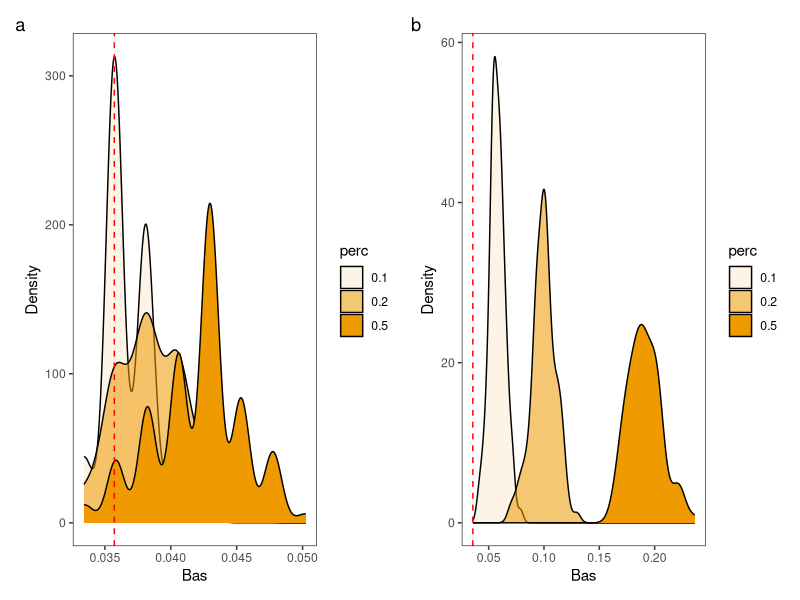
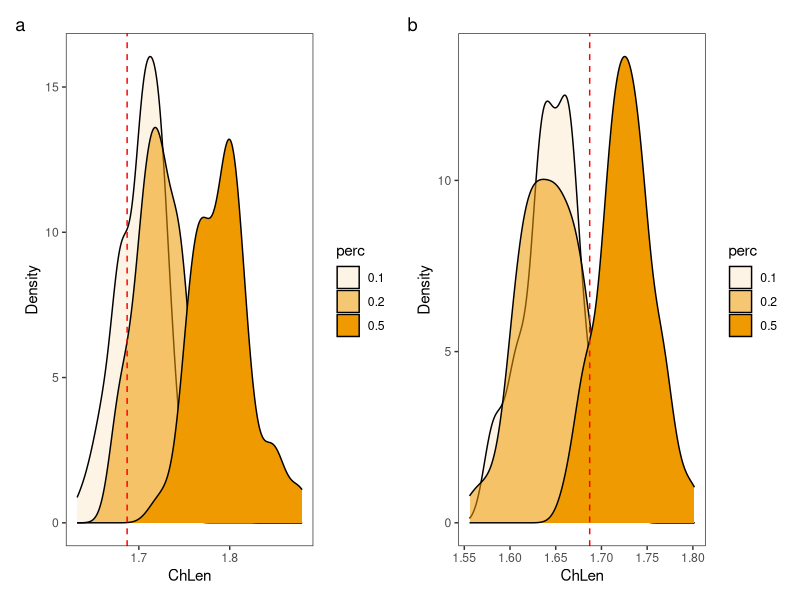
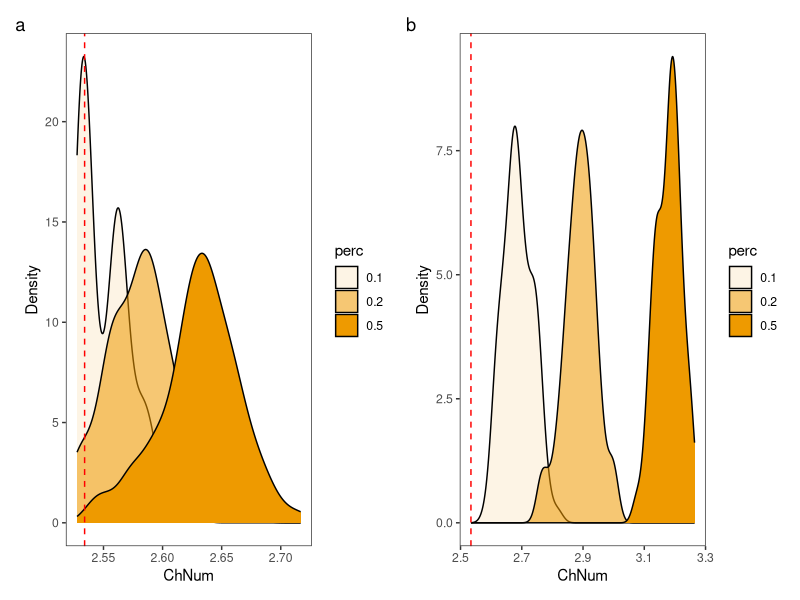
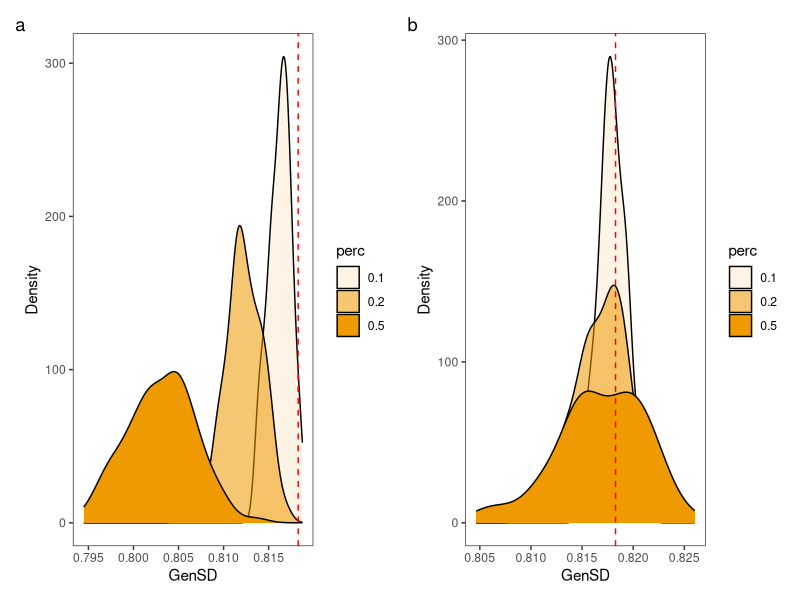
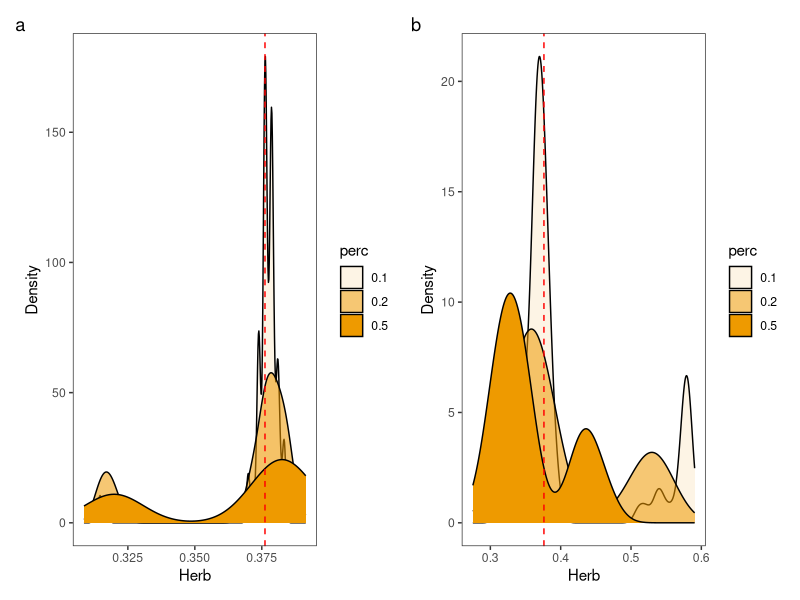
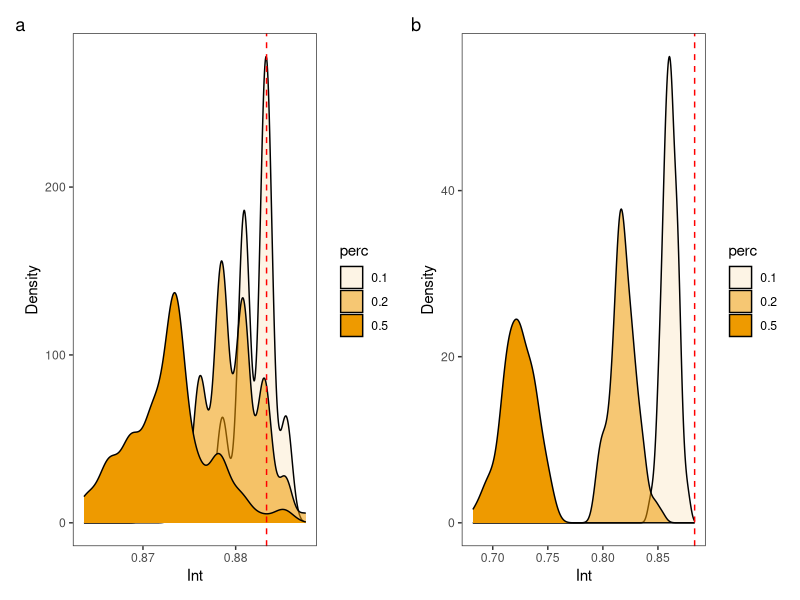
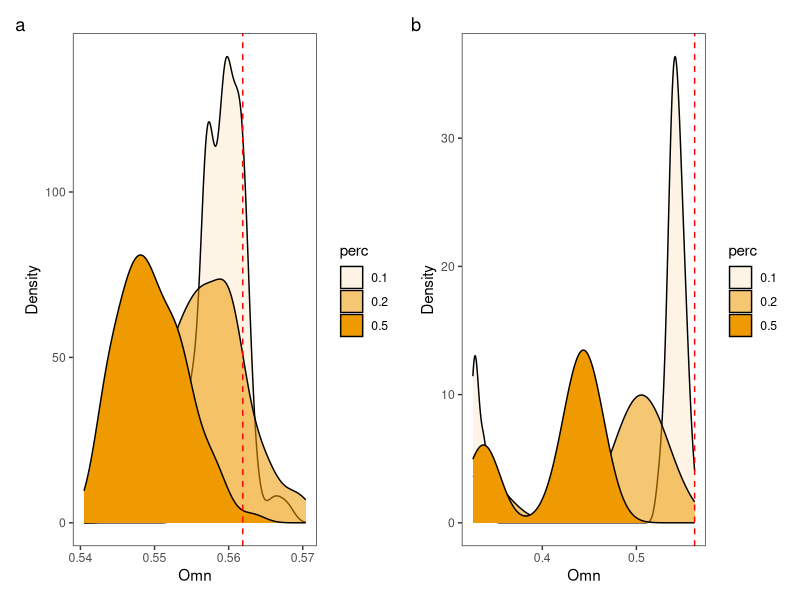
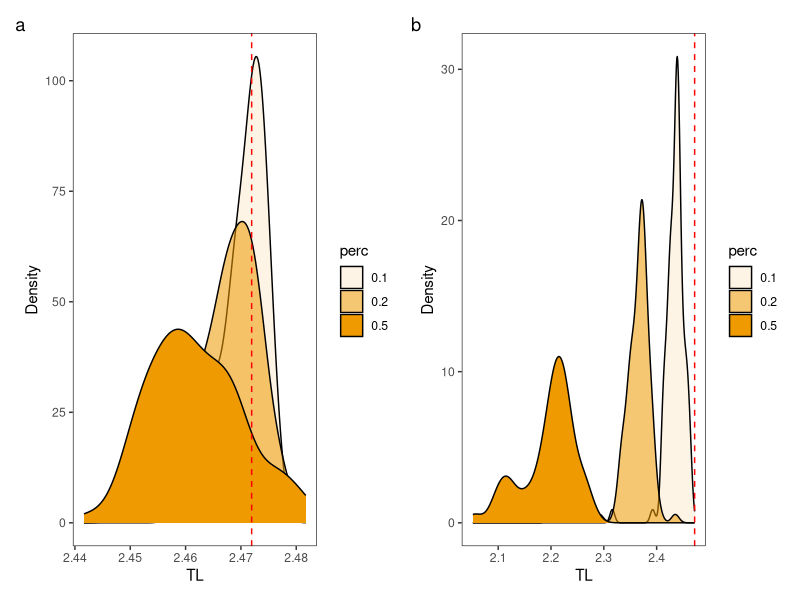

The R script that drew these images, in order: (Note: this script raises an error after producing the figures.)
################################################
# Paleo Food Webs Project: figures for         #
# uncertainty analysis                         #
# Dec 2023                                     #
# Code by E.M. Beasley                         #
# In collab. with F. Banville, C. Soucy, G.    #
# Ramirez Guerro, & C. Cameron                 #
################################################

# Load packages ---------------------------
library(tidyverse)
library(patchwork)
library(grid)

# Load data -----------------------------
# Change working directory as needed
setwd("c:/users/beasl/documents/paleo-foodwebs/code/permutation_analysis")

# Read in data as needed
uncertain.data <- read.csv("uncertain.csv")
random.data <- read.csv("random.csv")
real.data <- read.csv("real.csv")
unc.roles.raw <- read.csv("uncertain_fez_roles.csv")
rand.roles.raw <- read.csv("random_fez_roles.csv")

# Function to manipulate data frames ----------------
# Write it:
assemblage <- c("Fezouata", "Burgess", "Chengjiang")
perc <- c("0.1", "0.2", "0.5")

cleanup <- function(frame, assemblages, percentages){
  frame$rep <- rep(1:100, 9)
  
  frame$assemblage <- rep(assemblage, each = 300)
  frame$perc <- rep(perc, each = 100, length_out = 900)
  
  frame <- pivot_longer(frame, cols = -c("rep", "assemblage", "perc"),
                        names_to = "Metric")
  
  return(frame)
}

# Run it:
uncertain <- cleanup(frame = uncertain.data, assemblages=assemblage,
                     percentages = perc) %>%
  # Include this line for Fezouata only:
  filter(assemblage == "Fezouata")

random <- cleanup(frame = random.data, assemblages = assemblage,
                  percentages = perc) %>%
  filter(assemblage == "Fezouata")

# Replicate Dunne figs -----------------------
uncertain.means <- uncertain %>%
  group_by(assemblage, perc, Metric) %>%
  summarise(avg = mean(value)) %>%
  mutate(type = "uncertain") %>%
  mutate(perc = as.numeric(perc))

random.means <- random %>%
  group_by(assemblage, perc, Metric) %>%
  summarise(avg = mean(value)) %>%
  mutate(type = "random") %>%
  mutate(perc = as.numeric(perc))

means <- rbind(uncertain.means, random.means) %>%
  filter(!Metric %in% c("Can", "Loop"))

plotlist <- list()
for(i in 1:length(unique(means$Metric))){
  means.sub <- filter(means, Metric == unique(means$Metric)[i])
  
  plotlist[[i]] <- ggplot(data = means.sub, aes(x = perc, y = avg, 
                                                fill = type,
                          #shape = assemblage, 
                          color = type))+
    geom_point(size = 3, color = "black")+
    geom_point(aes(color = type),size = 2)+
    geom_line(color = "black")+
    # scale_shape_manual(values = 21:23, name = "Assemblage")+
    scale_fill_manual(values = c("black", "white"), name = "Type")+
    scale_color_manual(values = c("black", "white"), name = "Type")+
    labs(x = "Proportion Linkages Removed", 
         y = unique(means$Metric)[i])+
    theme_bw()+
    theme(panel.grid = element_blank(), axis.title.x = element_blank())
}

dunne.plt <- wrap_plots(plotlist[1:17])+
  plot_layout(ncol = 5, guides = "collect")

# ggsave(filename = "dunne_repro.png", plot = dunne.plt,
#        width = 10, height = 8, units = "in", dpi = 600)

# Clean full network result ----------------
real.data$site = c("Fezouata", "Burgess", "Chengjiang")

real_data <- real.data %>%
  pivot_longer(cols = -c("site"), names_to = "metric") %>%
  filter(!metric %in% c("Can", "Loop")) %>%
  filter(site=="Fezouata")

# Make figures --------------------------
figs <- function(frames, metric, site){
  framelist <- list()
  
  for(i in 1:length(frames)){
    for(j in 1:length(metric)){
      for(k in 1:length(site)){
        smol.frame <- dplyr::filter(frames[[i]], Metric == metric[j] &
                                 assemblage == site[k])
        smol.frame$name <- paste(names(frames)[i], site[k],
                                     metric[j], sep = "_")
        smol.frame$fill_color <- 
          case_when(site[k] == "Fezouata" ~ "orange2"#,
                    # site[k] == "Burgess" ~ "steelblue1",
                    # TRUE ~ "Palevioletred"
                    )
        framelist <- append(framelist, list(smol.frame))
      }
    }
  }
  
  plotlist <- list()
  
  for(i in 1:length(framelist)){
    tr <- real_data$value[which(real_data$site == 
                            unique(framelist[[i]]$assemblage) &
                          real_data$metric ==
                            unique(framelist[[i]]$Metric))]
    
    plotlist[[i]] <- ggplot(data = framelist[[i]], 
                            aes(x = value, alpha = perc))+
      geom_density(color = "black", 
                   fill = unique(framelist[[i]]$fill_color))+
      geom_vline(xintercept = tr, color = "red", linetype = "dashed")+
      labs(x = unique(framelist[[i]]$Metric), y = "Density")+
      theme_bw()+
      theme(panel.grid = element_blank())
  }
  
  return(plotlist)
}

Top.figs <- figs(frames = list(uncertain = uncertain, random = random), 
                 metric = "Top", site = unique(uncertain$assemblage))

Bas.figs <- figs(frames = list(uncertain = uncertain, random = random), 
                 metric = "Bas", site = unique(uncertain$assemblage))

Int.figs <- figs(frames = list(uncertain = uncertain, random = random), 
                 metric = "Int", site = unique(uncertain$assemblage))

Herb.figs <- figs(frames = list(uncertain = uncertain, random = random),
                  metric = "Herb", site = unique(uncertain$assemblage))

Omn.figs <- figs(frames = list(uncertain = uncertain, random = random), 
                 metric = "Omn", site = unique(uncertain$assemblage))

ChLen.figs <- figs(frames = list(uncertain = uncertain, 
                                 random = random), 
                   metric = "ChLen", 
                   site = unique(uncertain$assemblage))

ChSD.figs <- figs(frames = list(uncertain = uncertain, random = random),
                  metric = "ChSD", site = unique(uncertain$assemblage))

ChNum.figs <- figs(frames = list(uncertain = uncertain, 
                                 random = random),
                  metric = "ChNum", site = unique(uncertain$assemblage))

TL.figs <- figs(frames = list(uncertain = uncertain, random = random), 
                metric = "TL", site = unique(uncertain$assemblage))

MxSim.figs <- figs(frames = list(uncertain = uncertain, 
                                 random = random), 
                   metric = "MxSim", 
                   site = unique(uncertain$assemblage))

VulSD.figs <- figs(frames = list(uncertain = uncertain, 
                                 random = random), 
                   metric = "VulSD", 
                   site = unique(uncertain$assemblage))

GenSD.figs <- figs(frames = list(uncertain = uncertain, 
                                 random = random), 
                   metric = "GenSD", 
                   site = unique(uncertain$assemblage))

LinkSD.figs <- figs(frames = list(uncertain = uncertain, 
                                  random = random), 
                    metric = "LinkSD", 
                    site = unique(uncertain$assemblage))

Path.figs <- figs(frames = list(uncertain = uncertain, random = random),
                  metric = "Path", site = unique(uncertain$assemblage))

Clust.figs <- figs(frames = list(uncertain = uncertain, random = random),
                  metric = "Clust", site = unique(uncertain$assemblage))

# Make 'em pretty ---------------
fig.grid <- function(figlist){
  # row_label_1 <- wrap_elements(panel = textGrob('Fezouata', rot=90))
  # row_label_2 <- wrap_elements(panel = textGrob('Burgess', rot=90))
  # row_label_3 <- wrap_elements(panel = textGrob('Chengiang', rot=90))
  
  col_label_1 <- wrap_elements(panel = textGrob('Uncertain'))
  col_label_2 <- wrap_elements(panel = textGrob('Random'))
  
  big_ass_plot <- (figlist[[1]] | figlist[[2]])&
    plot_annotation(tag_levels = "a")
    # ((plot_spacer() / row_label_1 / row_label_2 / row_label_3) |
    #   (col_label_1 / figlist[[1]] / figlist[[2]] / figlist[[3]]) |
    #   (col_label_2 / figlist[[4]] / figlist[[5]] / figlist[[6]]))+
    # plot_layout(widths = c(0.5,1,1))
    # 
  return(big_ass_plot)
}

fig.grid(Bas.figs)
# ggsave(filename = "./dist_figs/bas_dists.png", width = 8, height = 6,
#        units = "in")

fig.grid(ChLen.figs)
# ggsave(filename = "./dist_figs/ChLen_dists.png", width = 8, height = 6,
#        units = "in")

fig.grid(ChNum.figs)
# ggsave(filename = "./dist_figs/ChNum_dists.png", width = 8, height = 6,
#        units = "in")

fig.grid(GenSD.figs)
# ggsave(filename = "./dist_figs/GenSD_dists.png", width = 8, height = 6,
#        units = "in")

fig.grid(Herb.figs)
# ggsave(filename = "./dist_figs/Herb_dists.png", width = 8, height = 6,
#        units = "in")

fig.grid(Int.figs)
# ggsave(filename = "./dist_figs/Int_dists.png", width = 8, height = 6,
#        units = "in")

fig.grid(Omn.figs)
# ggsave(filename = "./dist_figs/Omn_dists.png", width = 8, height = 6,
#        units = "in")

fig.grid(TL.figs)
# ggsave(filename = "./dist_figs/TL_dists.png", width = 8, height = 6,
#        units = "in")

fig.grid(Top.figs)
# ggsave(filename = "./dist_figs/Top_dists.png", width = 8, height = 6,
#        units = "in")

fig.grid(Clust.figs)
# ggsave(filename = "./dist_figs/Clust_dists.png", width = 8, height = 6,
#        units = "in")

fig.grid(LinkSD.figs)
# ggsave(filename = "./dist_figs/LinkSD_dists.png", width = 8, height = 6,
#        units = "in")

fig.grid(VulSD.figs)
# ggsave(filename = "./dist_figs/VulSD_dists.png", width = 8, height = 6,
#        units = "in")

# Manipulate trophic data frames ----------------
cleanup_roles <- function(frame){
  frame$rep <- rep(1:100, 27)
  
  assemblage <- c("Fezouata", "Burgess", "Chengjiang")
  roles <- c("Basal", "Herb", "Omn")
  perc <- c("0.1", "0.2", "0.5")
  
  frame$assemblage <- rep(assemblage, each = 900)
  frame$perc <- rep(perc, each = 300, length_out = 2700)
  frame$roles <- rep(roles, each = 100, length_out = 2700)
  
  frame <- pivot_longer(frame, cols = -c("rep", "assemblage", "perc",
                                         "roles"),
                        names_to = "Metric")
  
  return(frame)
}

uncertain.roles <- cleanup_roles(frame = unc.roles.raw) %>%
  filter(assemblage=="Fezouata")

random.roles <- cleanup_roles(frame = rand.roles.raw) %>%
  filter(assemblage=="Fezouata")

# Dunne fig trophic roles --------------
replicate_dunne <- function(datas, role){
  uncertain.means <- datas[[1]] %>%
    filter(roles == role) %>% 
    group_by(assemblage, perc, Metric) %>%
    summarise(avg = mean(value)) %>%
    mutate(type = "uncertain") %>%
    mutate(perc = as.numeric(perc))
  
  random.means <- datas[[2]] %>%
    filter(roles == role) %>%
    group_by(assemblage, perc, Metric) %>%
    summarise(avg = mean(value)) %>%
    mutate(type = "random") %>%
    mutate(perc = as.numeric(perc))
  
  means <- rbind(uncertain.means, random.means) %>%
    filter(!Metric %in% c("Can", "Loop"))
  
  plotlist <- list()
  for(i in 1:length(unique(means$Metric))){
    means.sub <- filter(means, Metric == unique(means$Metric)[i])
    
    plotlist[[i]] <- ggplot(data = means.sub, 
                            aes(x = perc, y = avg, fill = type,
                                # shape = assemblage, 
                                color = type))+
      geom_point(size = 3, color = "black")+
      geom_point(aes(color = type),size = 2)+
      geom_line(color = "black")+
      # scale_shape_manual(values = 21:23, name = "Assemblage")+
      scale_fill_manual(values = c("black", "white"), name = "Type")+
      scale_color_manual(values = c("black", "white"), name = "Type")+
      labs(x = "Proportion Linkages Removed", 
           y = unique(means$Metric)[i])+
      theme_bw()+
      theme(panel.grid = element_blank(), 
            axis.title.x = element_blank())
  }
  
  dunne.plt <- wrap_plots(plotlist[1:17])+
    plot_layout(ncol = 5, guides = "collect")
  
  return(dunne.plt)
}

basal.dunne <- replicate_dunne(datas = list(uncertain.roles, 
                                            random.roles),
                role = "Basal")
# ggsave(filename = "dunne_basal.jpeg", plot = basal.dunne, width = 10,
#        height = 8, units = "in", dpi = 600)

herb.dunne <- replicate_dunne(datas = list(uncertain.roles, 
                                            random.roles),
                               role = "Herb")
# ggsave(filename = "dunne_herb.jpeg", plot = herb.dunne, width = 10,
#        height = 8, units = "in", dpi = 600)

omn.dunne <- replicate_dunne(datas = list(uncertain.roles, 
                                           random.roles),
                              role = "Omn")
# ggsave(filename = "dunne_omn.jpeg", plot = omn.dunne, width = 10,
#        height = 8, units = "in", dpi = 600)

# Distributions: basal ------------------
# Filter basal removals
uncertain.basal <- uncertain.roles %>%
  filter(roles == "Basal")

random.basal <- random.roles %>%
  filter(roles == "Basal")

# Make figures and save
Bas.figs.roles <- figs(frames = list(uncertain = uncertain.basal, 
                               random = random.basal), 
                 metric = "Bas", site = unique(uncertain.basal$assemblage))

fig.grid(Bas.figs.roles)
# ggsave(filename = "./dist_figs_roles/bas_dists_basroles.png", width = 8, height = 6,
#        units = "in", dpi = 600)

Herb.figs.roles <- figs(frames = list(uncertain = uncertain.basal, 
                                     random = random.basal), 
                       metric = "Herb", 
                       site = unique(uncertain.basal$assemblage))

fig.grid(Herb.figs.roles)
# ggsave(filename = "./dist_figs_roles/herb_dists_basroles.png", width = 8, height = 6,
#        units = "in", dpi = 600)

ChNum.figs.roles <- figs(frames = list(uncertain = uncertain.basal, 
                                     random = random.basal), 
                       metric = "ChNum", 
                       site = unique(uncertain.basal$assemblage))

fig.grid(ChNum.figs.roles)
# ggsave(filename = "./dist_figs_roles/ChNum_dists_basroles.png", width = 8, height = 6,
#        units = "in", dpi = 600)

Omn.figs.roles <- figs(frames = list(uncertain = uncertain.basal, 
                                       random = random.basal), 
                         metric = "Omn", 
                         site = unique(uncertain.basal$assemblage))

fig.grid(Omn.figs.roles)
# ggsave(filename = "./dist_figs_roles/Omn_dists_basroles.png", width = 8, height = 6,
#        units = "in", dpi = 600)

ChLen.figs.roles <- figs(frames = list(uncertain = uncertain.basal, 
                                     random = random.basal), 
                       metric = "ChLen", 
                       site = unique(uncertain.basal$assemblage))

fig.grid(ChLen.figs.roles)
# ggsave(filename = "./dist_figs_roles/ChLen_dists_basroles.png", width = 8, height = 6,
#        units = "in", dpi = 600)

VulSD.figs.roles <- figs(frames = list(uncertain = uncertain.basal, 
                                     random = random.basal), 
                       metric = "VulSD", 
                       site = unique(uncertain.basal$assemblage))

fig.grid(VulSD.figs.roles)
# ggsave(filename = "./dist_figs_roles/VulSD_dists_basroles.png", width = 8, height = 6,
#        units = "in", dpi = 600)

# Distributions: Herbivores ----------------------
# Filter herbivore removals
uncertain.herb <- uncertain.roles %>%
  filter(roles == "Herb")

random.herb <- random.roles %>%
  filter(roles == "Herb")

# Create & save figs
bas.figs.roles <- figs(frames = list(uncertain = uncertain.herb, 
                                     random = random.herb), 
                       metric = "Bas", 
                       site = unique(uncertain.herb$assemblage))

fig.grid(bas.figs.roles)
# ggsave(filename = "./dist_figs_roles/bas_dists_herbroles.png", width = 8, height = 6,
#        units = "in", dpi = 600)

herb.figs.roles <- figs(frames = list(uncertain = uncertain.herb, 
                                     random = random.herb), 
                       metric = "Herb", 
                       site = unique(uncertain.herb$assemblage))

fig.grid(herb.figs.roles)
# ggsave(filename = "./dist_figs_roles/herb_dists_herbroles.png", width = 8, height = 6,
#        units = "in", dpi = 600)

ChNum.figs.roles <- figs(frames = list(uncertain = uncertain.herb, 
                                     random = random.herb), 
                       metric = "ChNum", 
                       site = unique(uncertain.herb$assemblage))

fig.grid(ChNum.figs.roles)
# ggsave(filename = "./dist_figs_roles/ChNum_dists_herbroles.png", width = 8,
#        height = 6, units = "in", dpi = 600)

Int.figs.roles <- figs(frames = list(uncertain = uncertain.herb, 
                                     random = random.herb), 
                       metric = "Int", 
                       site = unique(uncertain.herb$assemblage))

fig.grid(Int.figs.roles)
# ggsave(filename = "./dist_figs_roles/int_dists_herbroles.png", width = 8, height = 6,
#        units = "in", dpi = 600)

VulSD.figs.roles <- figs(frames = list(uncertain = uncertain.herb, 
                                     random = random.herb), 
                       metric = "VulSD", 
                       site = unique(uncertain.herb$assemblage))

fig.grid(VulSD.figs.roles)
# ggsave(filename = "./dist_figs_roles/VulSD_dists_herbroles.png", width = 8, height = 6,
#        units = "in", dpi = 600)

# Distributions: Omnivores -----------------------
# Filter omnivore removals
uncertain.omn <- uncertain.roles %>%
  filter(roles == "Omn")

random.omn <- random.roles %>%
  filter(roles == "Omn")

# Create & save plots
herb.figs.roles <- figs(frames = list(uncertain = uncertain.omn, 
                                      random = random.omn), 
                        metric = "Herb", 
                        site = unique(uncertain.omn$assemblage))

fig.grid(herb.figs.roles)
# ggsave(filename = "./dist_figs_roles/herb_dists_omnroles.png", width = 8, height = 6,
#        units = "in", dpi = 600)

omn.figs.roles <- figs(frames = list(uncertain = uncertain.omn, 
                                      random = random.omn), 
                        metric = "Omn", 
                        site = unique(uncertain.omn$assemblage))

fig.grid(omn.figs.roles)
# ggsave(filename = "./dist_figs_roles/omn_dists_omnroles.png", width = 8, height = 6,
#        units = "in", dpi = 600)

VulSD.figs.roles <- figs(frames = list(uncertain = uncertain.omn, 
                                     random = random.omn), 
                       metric = "VulSD", 
                       site = unique(uncertain.omn$assemblage))

fig.grid(VulSD.figs.roles)
# ggsave(filename = "./dist_figs_roles/VulSD_dists_omnroles.png", width = 8, height = 6,
#        units = "in", dpi = 600)
